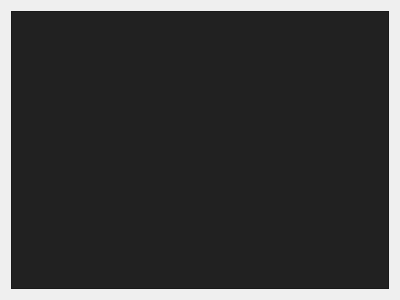
<?xml version="1.0" encoding="UTF-8"?>
<ui version="4.0">
 <class>QTIOWidget</class>
 <widget class="QWidget" name="QTIOWidget">
  <property name="geometry">
   <rect>
    <x>0</x>
    <y>0</y>
    <width>400</width>
    <height>300</height>
   </rect>
  </property>
  <property name="windowTitle">
   <string>QTIOWidget</string>
  </property>
  <layout class="QHBoxLayout" name="horizontalLayout">
   <item>
    <widget class="QPlainTextEdit" name="ioTextEdit">
     <property name="palette">
      <palette>
       <active>
        <colorrole role="Button">
         <brush brushstyle="SolidPattern">
          <color alpha="255">
           <red>33</red>
           <green>33</green>
           <blue>33</blue>
          </color>
         </brush>
        </colorrole>
        <colorrole role="Text">
         <brush brushstyle="SolidPattern">
          <color alpha="255">
           <red>250</red>
           <green>250</green>
           <blue>250</blue>
          </color>
         </brush>
        </colorrole>
        <colorrole role="Base">
         <brush brushstyle="SolidPattern">
          <color alpha="255">
           <red>33</red>
           <green>33</green>
           <blue>33</blue>
          </color>
         </brush>
        </colorrole>
        <colorrole role="Window">
         <brush brushstyle="SolidPattern">
          <color alpha="255">
           <red>33</red>
           <green>33</green>
           <blue>33</blue>
          </color>
         </brush>
        </colorrole>
       </active>
       <inactive>
        <colorrole role="Button">
         <brush brushstyle="SolidPattern">
          <color alpha="255">
           <red>33</red>
           <green>33</green>
           <blue>33</blue>
          </color>
         </brush>
        </colorrole>
        <colorrole role="Text">
         <brush brushstyle="SolidPattern">
          <color alpha="255">
           <red>250</red>
           <green>250</green>
           <blue>250</blue>
          </color>
         </brush>
        </colorrole>
        <colorrole role="Base">
         <brush brushstyle="SolidPattern">
          <color alpha="255">
           <red>33</red>
           <green>33</green>
           <blue>33</blue>
          </color>
         </brush>
        </colorrole>
        <colorrole role="Window">
         <brush brushstyle="SolidPattern">
          <color alpha="255">
           <red>33</red>
           <green>33</green>
           <blue>33</blue>
          </color>
         </brush>
        </colorrole>
       </inactive>
       <disabled>
        <colorrole role="Button">
         <brush brushstyle="SolidPattern">
          <color alpha="255">
           <red>33</red>
           <green>33</green>
           <blue>33</blue>
          </color>
         </brush>
        </colorrole>
        <colorrole role="Text">
         <brush brushstyle="SolidPattern">
          <color alpha="255">
           <red>120</red>
           <green>120</green>
           <blue>120</blue>
          </color>
         </brush>
        </colorrole>
        <colorrole role="Base">
         <brush brushstyle="SolidPattern">
          <color alpha="255">
           <red>33</red>
           <green>33</green>
           <blue>33</blue>
          </color>
         </brush>
        </colorrole>
        <colorrole role="Window">
         <brush brushstyle="SolidPattern">
          <color alpha="255">
           <red>33</red>
           <green>33</green>
           <blue>33</blue>
          </color>
         </brush>
        </colorrole>
       </disabled>
      </palette>
     </property>
     <property name="styleSheet">
      <string notr="true">background-color: rgb(33, 33, 33);</string>
     </property>
     <property name="plainText">
      <string/>
     </property>
    </widget>
   </item>
  </layout>
 </widget>
 <layoutdefault spacing="6" margin="11"/>
 <resources/>
 <connections/>
</ui>
